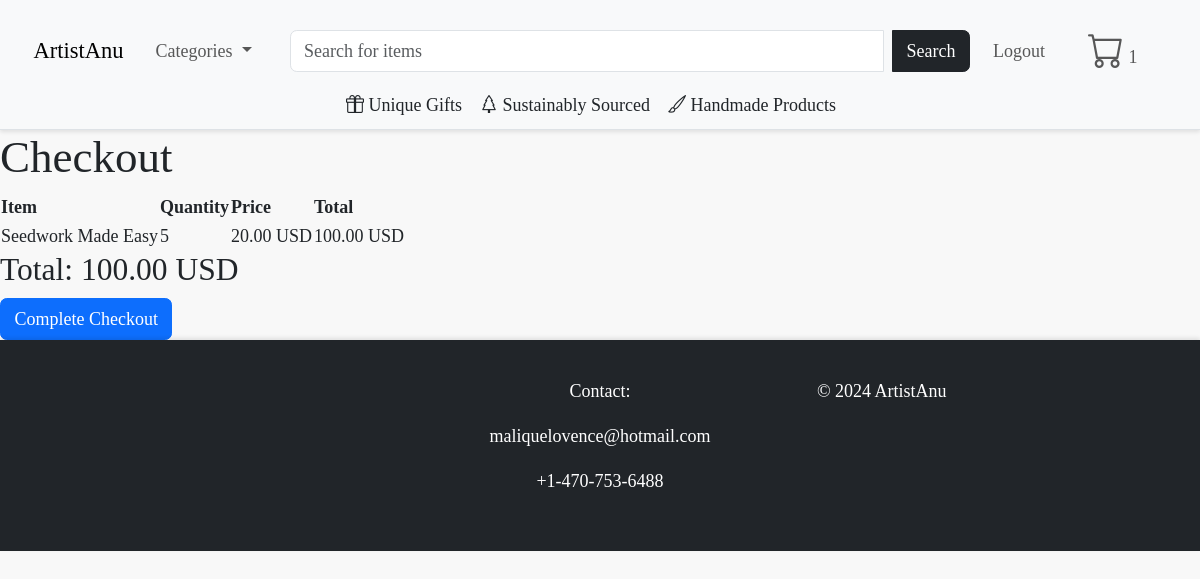
The page /checkout/ (signed in) on the database as committed earlier.
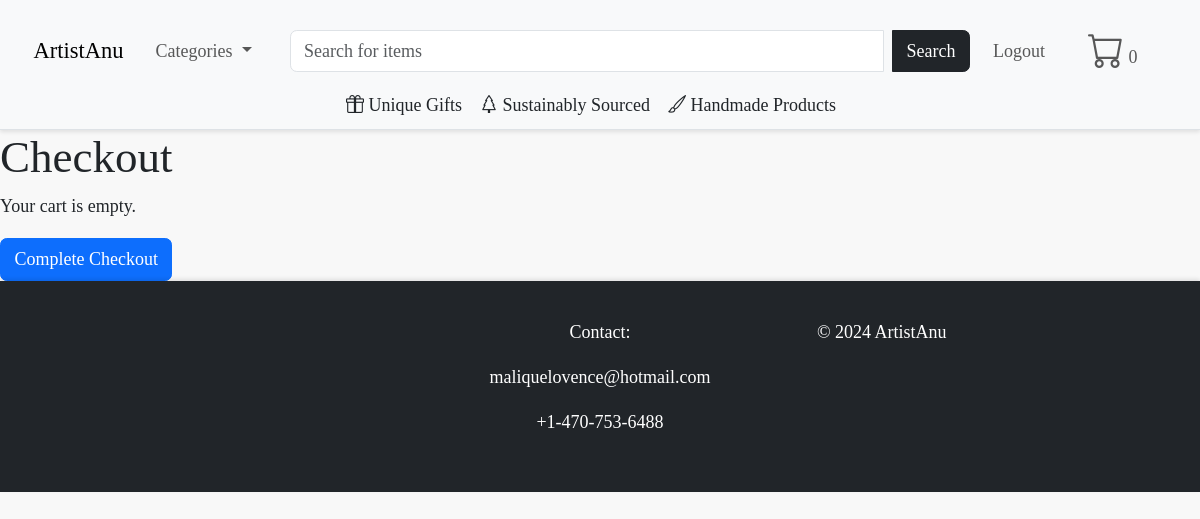
The same page on the database as committed later.
### catalogue/models.py (models this page shows, shortened)
class Cart(models.Model):
    created_at = models.DateTimeField(auto_now_add=True)
    user = models.ForeignKey('catalogue.CustomUser', null=True, blank=True, on_delete=models.SET_NULL)
    def total_price(self):
        return sum(cart_item.total_price for cart_item in self.cart_items.all())

class CartItem(models.Model):
    cart = models.ForeignKey('Cart', on_delete=models.CASCADE, related_name='cart_items')
    item = models.ForeignKey(CraftItem, on_delete=models.CASCADE)
    quantity = models.PositiveIntegerField(default=1)
    created_at = models.DateTimeField(auto_now_add=True)
    @property
    def total_price(self):
        return self.quantity * self.item.price

class CraftItem(models.Model):
    name = models.CharField(max_length=255)
    description = models.TextField(blank=True)
    artist = models.ForeignKey('Artist', on_delete=models.CASCADE)
    categories = models.ManyToManyField(Category, related_name="items")
    price = models.DecimalField(max_digits=10, decimal_places=2)
    date_created = models.DateTimeField(auto_now_add=True)
    available = models.BooleanField(default=True)
    dimensions = models.CharField(max_length=255, blank=True)
    featured = models.BooleanField(default=False)
    is_unique = models.BooleanField(default=False)
    quantity = models.PositiveIntegerField(default=1)
    is_sustainable = models.BooleanField(default=False)
    is_handmade = models.BooleanField(default=False)

### catalogue/views.py (the view)
# urls.py: path('checkout/', views.checkout, name='checkout'),
def checkout(request):
    if request.user.is_authenticated:
        cart = request.user.cart_set.last()  # Get the last cart associated with the user
        if cart:
            cart_items = cart.cart_items.all()  # Access the related CartItems
            total_price = cart.total_price()  # Calculate the total price of the cart
        else:
            cart_items = []
            total_price = 0
    else:
        cart_items = []
        total_price = 0
    return render(request, 'catalogue/checkout.html', {'cart_items': cart_items, 'total_price': total_price})

### catalogue/context_processors.py (called while the page is built)
def categories_processor(request):
    return {'categories': Category.objects.all()}

### catalogue/templates/catalogue/checkout.html
{% extends 'base.html' %}
{% block content %}
<h1>Checkout</h1>
{% if cart_items %}
<table>
    <thead>
        <tr>
            <th>Item</th>
            <th>Quantity</th>
            <th>Price</th>
            <th>Total</th>
        </tr>
    </thead>
    <tbody>
        {% for cart_item in cart_items %}
        <tr>
            <td>{{ cart_item.item.name }}</td>
            <td>{{ cart_item.quantity }}</td>
            <td>{{ cart_item.item.price }} USD</td>
            <td>{{ cart_item.total_price }} USD</td>
        </tr>
        {% endfor %}
    </tbody>
</table>
<h3>Total: {{ total_price }} USD</h3>
{% else %}
<p>Your cart is empty.</p>
{% endif %}
<a href="{% url 'complete_checkout' %}" class="btn btn-primary">Complete Checkout</a>
{% endblock %}

### catalogue/templates/base.html (shortened to what this page needs)
<!DOCTYPE html>
<html>
  <head>
    <link rel="stylesheet" href="https://cdn.jsdelivr.net/npm/bootstrap@5.3.0/dist/css/bootstrap.min.css">
    {% load static %}
    <link rel="stylesheet" href="{% static 'css/styles.css' %}">
    <link rel="stylesheet" href="https://cdn.jsdelivr.net/npm/bootstrap-icons@1.10.5/font/bootstrap-icons.css">
  </head>
  <body>
    <nav class="navbar navbar-expand-lg navbar-light bg-light d-none d-lg-block border-bottom">
      <div class="container-fluid d-flex flex-column">
        <div class="d-flex w-100 align-items-center">
          <div class="d-flex align-items-center">
            <a class="navbar-brand me-3" href="/">ArtistAnu</a>
            <ul class="navbar-nav me-auto mb-2 mb-lg-0">
              <li class="nav-item dropdown">
                <a class="nav-link dropdown-toggle" href="#" id="categoryDropdown" role="button" data-bs-toggle="dropdown" aria-expanded="false">
                  Categories
                </a>
              </li>
            </ul>
          </div>
          <form method="GET" action="{% url 'dashboard' %}" class="d-flex flex-grow-1 mx-2" style="max-width: 100%; position: relative;">
            <div class="input-group">
              <input type="text" name="search" class="form-control me-2" placeholder="Search for items" value="{{ search_query }}">
              <button type="submit" class="btn btn-dark">Search</button>
            </div>
          </form>
          <div class="d-flex ms-auto">
            <ul class="navbar-nav mb-2 mb-lg-0">
              {% if user.is_authenticated %}
                <li class="nav-item"><a class="nav-link" href="{% url 'logout' %}">Logout</a></li>
              {% else %}
                <li class="nav-item"><a class="nav-link" href="{% url 'login' %}">  <i class="bi bi-person fs-2"></i></a></li>
              {% endif %}
              <li class="nav-item">
                <a class="nav-link" href="{% url 'cart_detail' %}">
                    <i class="bi bi-cart fs-2"></i>
                  {% if user.is_authenticated %}
                    {% with cart=request.user.cart_set.last %}
                      {% if cart %} {{ cart.cart_items.count }} {% endif %}
                    {% endwith %}
                  {% else %}
                    {% with cart=request.session.cart %}
                      {% if cart %} {{ cart|length }} {% endif %}
                    {% endwith %}
                  {% endif %}
                </a>
              </li>
            </ul>
          </div>
        </div>
        <div class="d-flex justify-content-center w-100">
          <a href="/dashboard/?is_unique=1" class="text-decoration-none text-dark  me-3"><i class="bi bi-gift"></i> Unique Gifts </a>
          <a href="/dashboard/?is_sustainable=1" class="text-decoration-none text-dark me-3"><i class="bi bi-tree"></i> Sustainably Sourced  </a>
          <a href="/dashboard/?is_handmade=1" class="text-decoration-none text-dark  me-3"><i class="bi bi-brush"></i> Handmade Products </a>
        </div>
      </div>
    </nav>
    <div class="container-fluid p-0">
      {% block content %}{% endblock %}
    </div>
    <footer class="bg-dark text-white py-3">
      <div class="container">
        <div class="row d-flex justify-content-between text-center text-md-start">
          <div class="col-md-2"></div>
          <div class="col-md-2 text-center">
          </div>
          <div class="col-md-4 text-center">
            <p>Contact:</p>
            <p><a class="nav-link text-white" href="mailto:maliquelovence@hotmail.com">maliquelovence@hotmail.com</a></p>
            <p><a class="nav-link text-white" href="tel:+14707536488">+1-470-753-6488</a></p>
          </div>
          <div class="col-md-2 text-center">
            <p>&copy; 2024 ArtistAnu</p>
          </div>
          <div class="col-md-2"></div>
        </div>
      </div>
    </footer>
  </body>
</html>

Rows that differ between the two databases and show on the page:
removed CartItem: item.name "Seedwork Made Easy", quantity "5", item.price "20.00", total_price "100.00"
computed for Cart: cart_items.count "1" → "0"
Other text that changed with them:
{{ total_price }}: "100.00" → (not shown)
text no longer shown: "Item Quantity Price Total Total: USD"
text now shown: "Your cart is empty."
